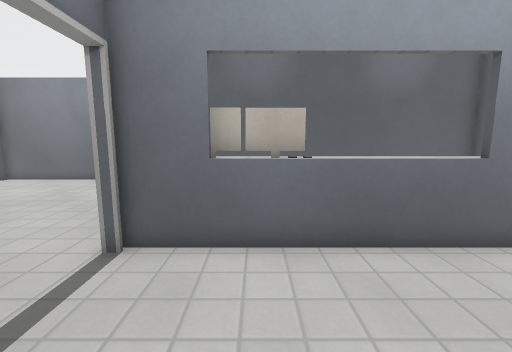
View 1 (above)

17 first-person views from a walk through a level from a Godot 3-D game. The camera is 1.2 m above the floor, tilts 8° down and sees 90° across. The floor is counted in squares, 0.5 m on a side. Each view is taken from the middle of a square. On the plan, view 1 faces up. The plan holds only what a view shows up to about 17 squares ahead; the rest is blank. The place goes on beyond the plan. Flat picture figures and markers are not drawn. Characters and animated objects are left out. Door leaves are left out where a doorway can be walked through. Some surface patterns are stand-ins.

View 2
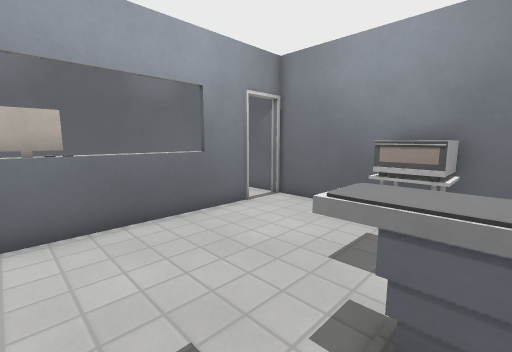

View 3
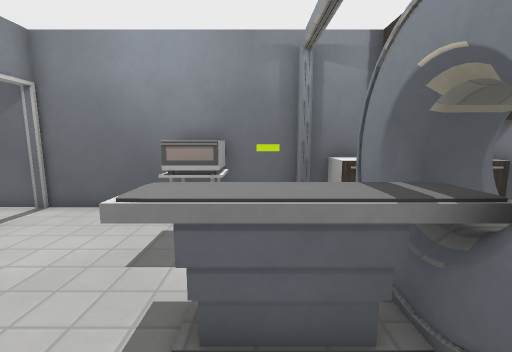

View 4
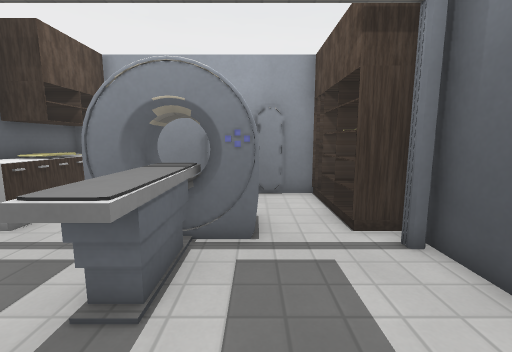

View 5
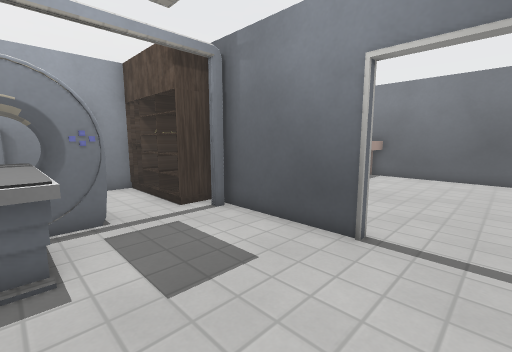

View 6
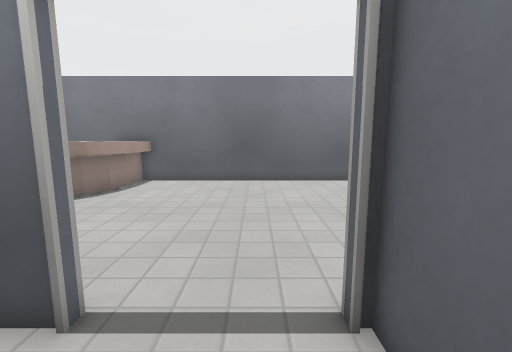

View 7
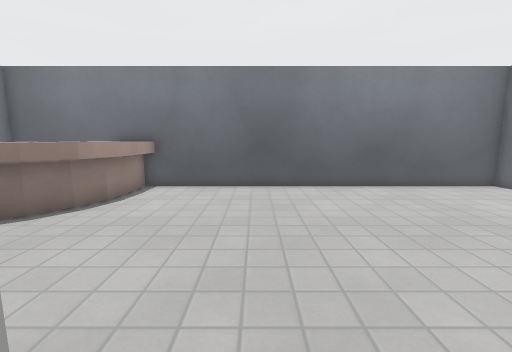

View 8
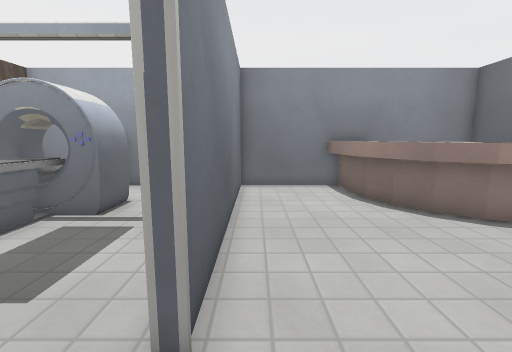

View 9
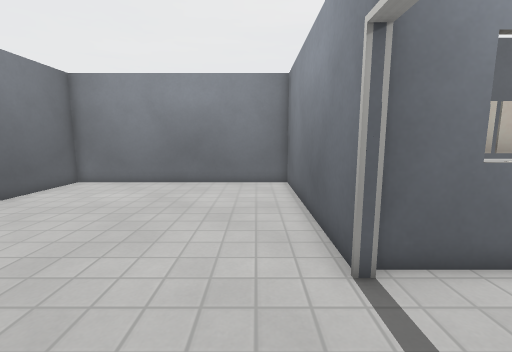

View 10
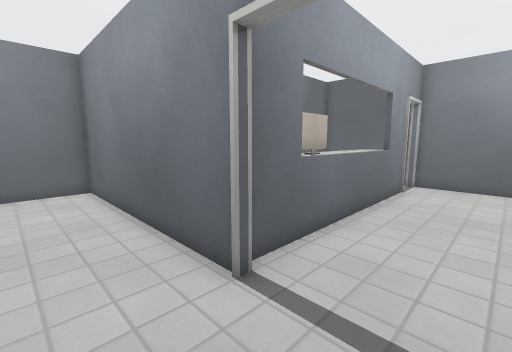

View 11
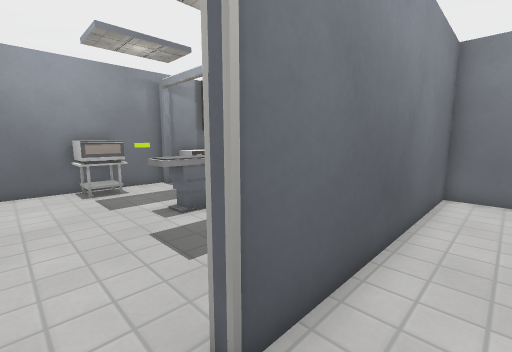

View 12
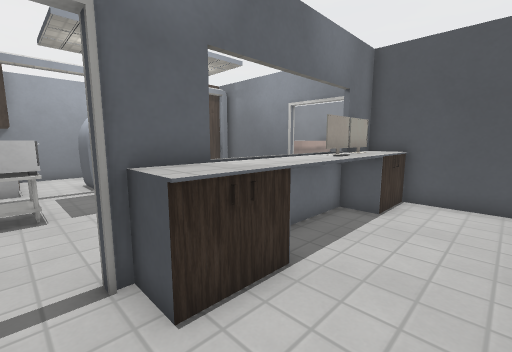

View 13
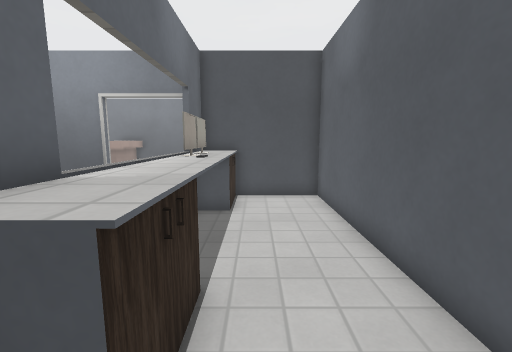

View 14
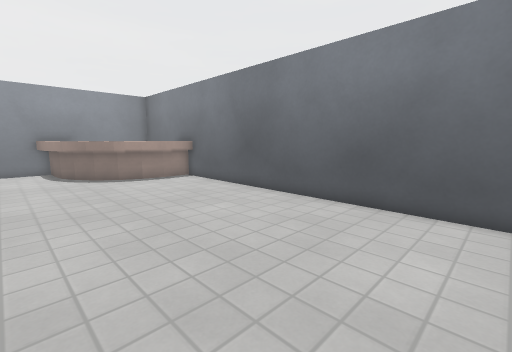

View 15
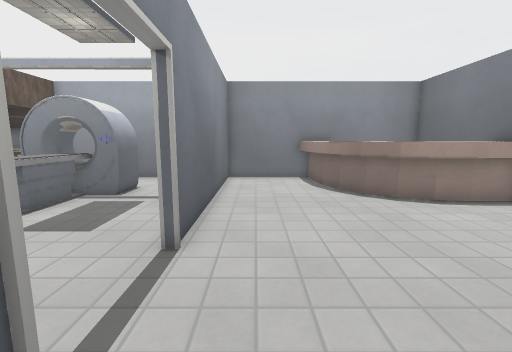

View 16
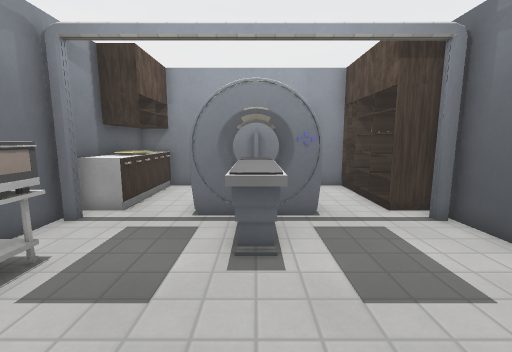

View 17
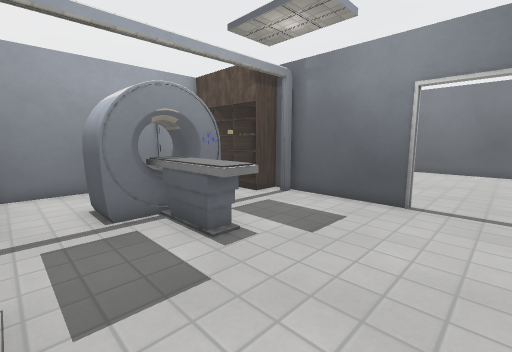

### Floor plan
Key: @ floor where view 1 was taken; # wall or solid block; . floor; D open door; = window, fence, low wall or low ledge; ^ raised ledge; M monitor; S shelf; O other object.
Columns run from 15 left of view 1 to 9 right of it. Each row starts with its distance up from view 1.
 16 #############
 15 #...........#
 14 #...........#
 13 #...........#
 12 #...........#
 11 #...........#############
 10 #...........#........  .#
  9 #...........#.........  #
  8 #...........#...........#
  7 #...........#^^^^^^^^^..#
  6 #...........#^M##^^^^^DD#
  5 #...........D  ==...  #.#
  4 #...........D...........#
  3 #...........D...........#
  2 #...........D...........#
  1 #...........#..........O#
  0 #...........#..@......OO#
 -1 #...........#.....^...OO#
 -2 #SSS........#.....^.....#
 -3 SSSSSS......#....=^=....#
 -4 #   #SS.....##..#####..##
 -5 #    SSS....#S..#####..S#
 -6 #     SS....#S..#####.SS#
 -7 #     SS....#S...   ...S#
 -8 #      S....#S....  ..SS#
 -9 ###   SS  ###S ######  S#
-10 ## ###SS## #####     ####

Where each view was taken, in squares from view 1:
view 1: 0 up, 0 right, facing up
view 2: 2 down, 0 right, facing up-right
view 3: 2 down, 0 right, facing right
view 4: 2 up, 1 right, facing down
view 5: 4 up, 3 right, facing down-left
view 6: 4 up, 0 right, facing left
view 7: 3 up, 2 left, facing left
view 8: 4 up, 4 left, facing down
view 9: 1 up, 5 left, facing up
view 10: 2 up, 6 left, facing up-right
view 11: 3 up, 5 left, facing down-right
view 12: 10 up, 8 right, facing down-left
view 13: 8 up, 8 right, facing left
view 14: 13 up, 6 left, facing down-left
view 15: 7 up, 5 left, facing down
view 16: 4 up, 3 right, facing down
view 17: 4 up, 7 right, facing down-left
